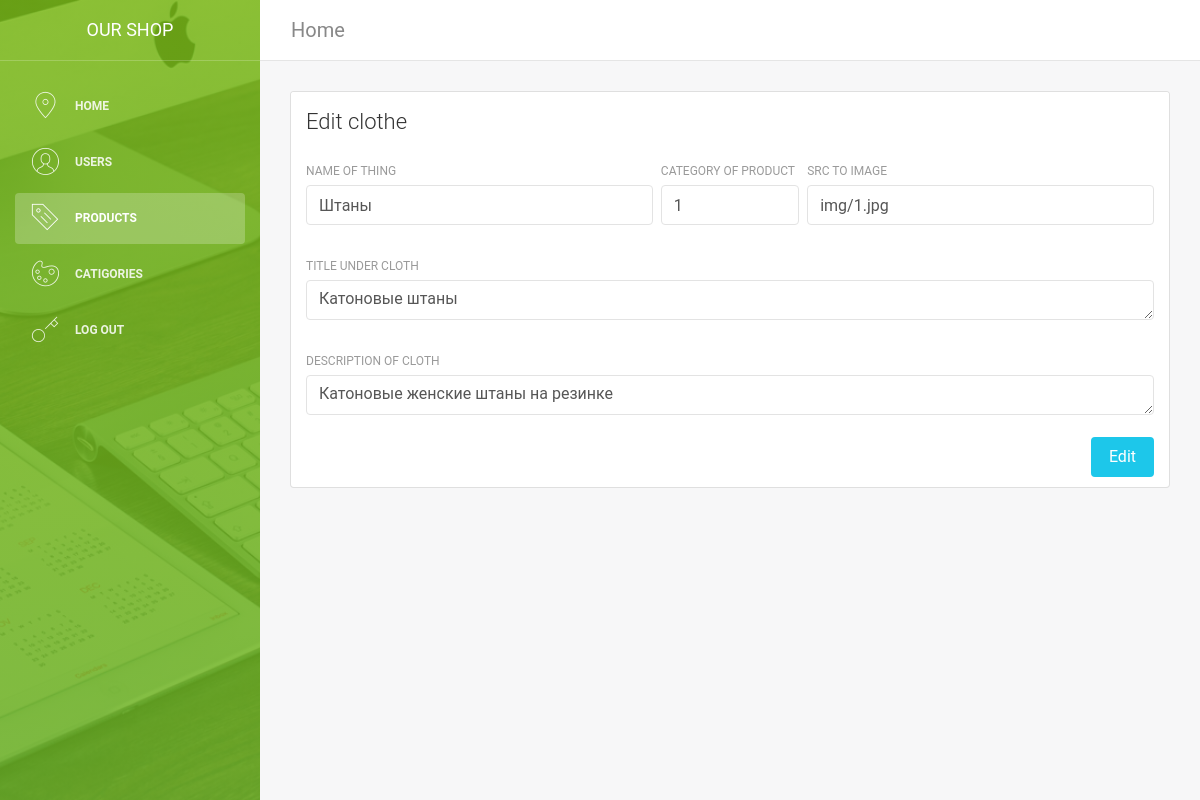
Page /admin/options/products/edit.php?id=1 on the committed database.
### tables this page shows
CREATE TABLE `products` (
  `id` int(11) NOT NULL,
  `title` varchar(255) NOT NULL,
  `description` text NOT NULL,
  `content` text NOT NULL,
  `category_id` int(11) NOT NULL,
  `image` varchar(255) NOT NULL
);

### admin/options/products/edit.php (the view, shortened to what this page needs)
<?php
include $_SERVER['DOCUMENT_ROOT'] . "/configs/db.php";
?>
<?php
    include $_SERVER['DOCUMENT_ROOT'] . "/admin/parts/head.php";
?>
<?php
if(isset($_GET)){
        $findSql = "SELECT * FROM products WHERE id = " . $_GET["id"];
        $findResult = mysqli_query($connect, $findSql);
        $product = mysqli_fetch_assoc($findResult);
    }
?>
<div class="row">
    <div class="col-md-12">
        <div class="card">
            <div class="card-header">
                <h4 class="card-title">Edit clothe</h4>
            </div>
            <div class="card-body">
                <form method="POST" action="/admin/options/products/edit-product.php" id="edit-product-form">
                    <div class="row">
                        <div class="col-md-5 pr-1">
                            <div class="form-group">
                                <label>Name of thing</label>
                                <input type="text" class="form-control" name="cloth-name" value="<?php echo $product["title"]?>" placeholder="T-shirt">
                            </div>
                        </div>
                        <div class="col-md-2 px-1">
                            <div class="form-group">
                                <label>Category of product</label>
                                <input type="text" class="form-control" value="<?php echo $product["category_id"]?>" name="cloth-category" placeholder="1">
                            </div>
                        </div>
                        <div class="col-md-5 pl-1">
                            <div class="form-group">
                                <label for="exampleInputEmail1">Src to image</label>
                                <input type="text" class="form-control" name="cloth-img" value="<?php echo $product["image"]?>" placeholder="/img/2.jpg">
                            </div>
                        </div>
                    </div>
                    <div class="row">
                        <div class="col-md-12">
                            <div class="form-group">
                                <label>Title under cloth</label>
                                <textarea rows="4" cols="80" class="form-control" name="cloth-title" placeholder="Here can be a title"><?php echo $product["description"]?></textarea>
                            </div>
                        </div>
                    </div>
                    <div class="row">
                        <div class="col-md-12">
                            <div class="form-group">
                                <label>Description of cloth</label>
                                <textarea rows="4" cols="80" class="form-control" name="cloth-description" placeholder="Here can be a description"><?php echo $product["content"]?></textarea>
                            </div>
                        </div>
                    </div>
                    <button type="submit" name="edit-product" class="btn btn-info btn-fill pull-right">Edit</button>
                    <div class="clearfix"></div>
                </form>
            </div>
        </div>
    </div>
</div>
<?php
    include "../../parts/footer.php";
?>

### rows in the picture
products: cloth-name "Штаны", cloth-category "1", cloth-img "img/1.jpg", cloth-title "Катоновые штаны", cloth-description "Катоновые женские штаны на резинке"
